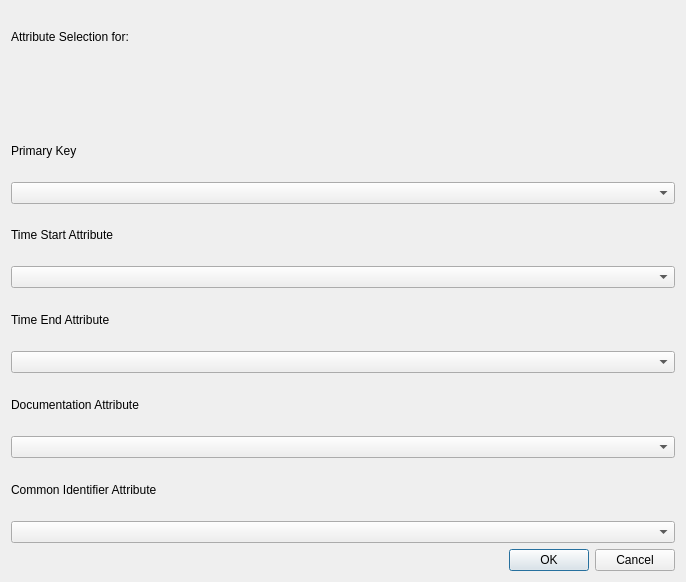
<?xml version="1.0" encoding="UTF-8"?>
<ui version="4.0">
 <class>TimeEditorDialogBase</class>
 <widget class="QDialog" name="TimeEditorDialogBase">
  <property name="geometry">
   <rect>
    <x>0</x>
    <y>0</y>
    <width>686</width>
    <height>582</height>
   </rect>
  </property>
  <property name="windowTitle">
   <string>Time Editor Attributes</string>
  </property>
  <layout class="QGridLayout" name="gridLayout">
   <item row="0" column="0">
    <layout class="QVBoxLayout" name="verticalLayout">
     <item>
      <widget class="QLabel" name="headingLabel">
       <property name="text">
        <string>Attribute Selection for: </string>
       </property>
      </widget>
     </item>
     <item>
      <widget class="QLabel" name="errorMessage">
       <property name="font">
        <font>
         <pointsize>12</pointsize>
        </font>
       </property>
       <property name="text">
        <string/>
       </property>
      </widget>
     </item>
     <item>
      <widget class="QLabel" name="label_5">
       <property name="text">
        <string>Primary Key</string>
       </property>
      </widget>
     </item>
     <item>
      <widget class="QComboBox" name="primaryKeyComboBox"/>
     </item>
     <item>
      <widget class="QLabel" name="label_2">
       <property name="text">
        <string>Time Start Attribute</string>
       </property>
      </widget>
     </item>
     <item>
      <widget class="QComboBox" name="timeStartComboBox"/>
     </item>
     <item>
      <widget class="QLabel" name="label_3">
       <property name="text">
        <string>Time End Attribute</string>
       </property>
      </widget>
     </item>
     <item>
      <widget class="QComboBox" name="timeEndComboBox"/>
     </item>
     <item>
      <widget class="QLabel" name="label_4">
       <property name="text">
        <string>Documentation Attribute</string>
       </property>
      </widget>
     </item>
     <item>
      <widget class="QComboBox" name="documentationComboBox"/>
     </item>
     <item>
      <widget class="QLabel" name="label">
       <property name="text">
        <string>Common Identifier Attribute</string>
       </property>
      </widget>
     </item>
     <item>
      <widget class="QComboBox" name="commonIdComboBox"/>
     </item>
    </layout>
   </item>
   <item row="1" column="0">
    <widget class="QDialogButtonBox" name="button_box">
     <property name="orientation">
      <enum>Qt::Horizontal</enum>
     </property>
     <property name="standardButtons">
      <set>QDialogButtonBox::Cancel|QDialogButtonBox::Ok</set>
     </property>
    </widget>
   </item>
  </layout>
  <zorder>verticalLayoutWidget</zorder>
  <zorder>button_box</zorder>
 </widget>
 <resources/>
 <connections>
  <connection>
   <sender>button_box</sender>
   <signal>accepted()</signal>
   <receiver>TimeEditorDialogBase</receiver>
   <slot>accept()</slot>
   <hints>
    <hint type="sourcelabel">
     <x>20</x>
     <y>20</y>
    </hint>
    <hint type="destinationlabel">
     <x>20</x>
     <y>20</y>
    </hint>
   </hints>
  </connection>
  <connection>
   <sender>button_box</sender>
   <signal>rejected()</signal>
   <receiver>TimeEditorDialogBase</receiver>
   <slot>reject()</slot>
   <hints>
    <hint type="sourcelabel">
     <x>20</x>
     <y>20</y>
    </hint>
    <hint type="destinationlabel">
     <x>20</x>
     <y>20</y>
    </hint>
   </hints>
  </connection>
 </connections>
</ui>
